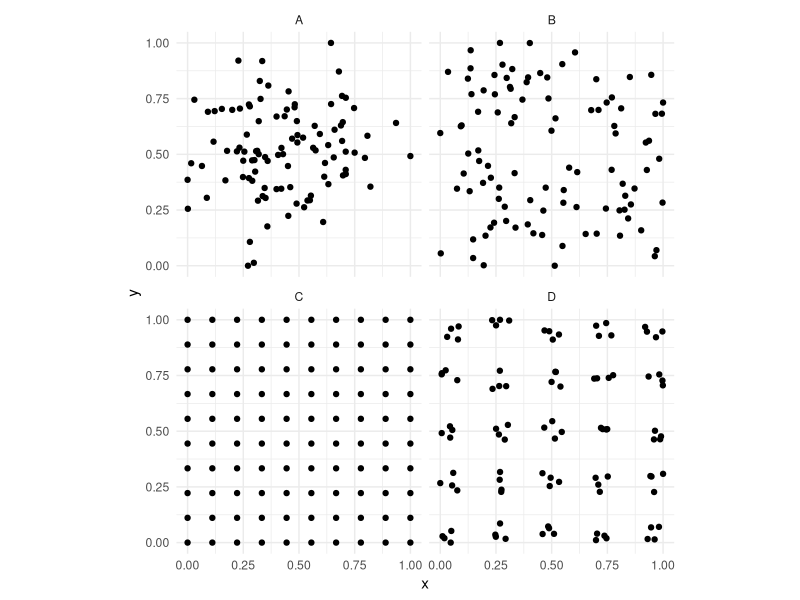
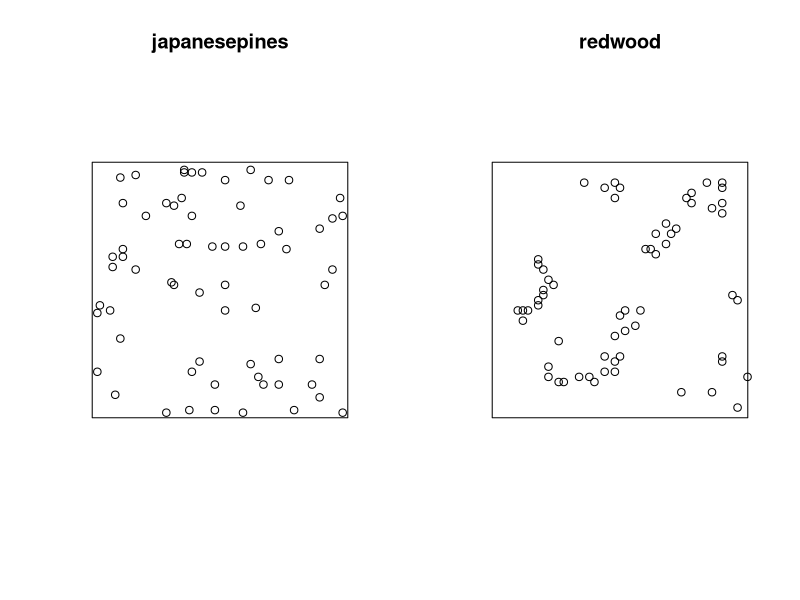
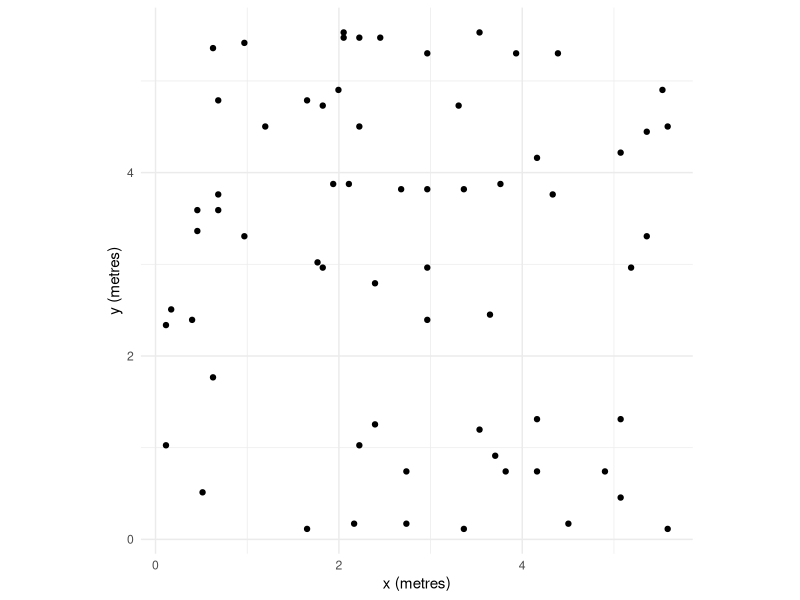
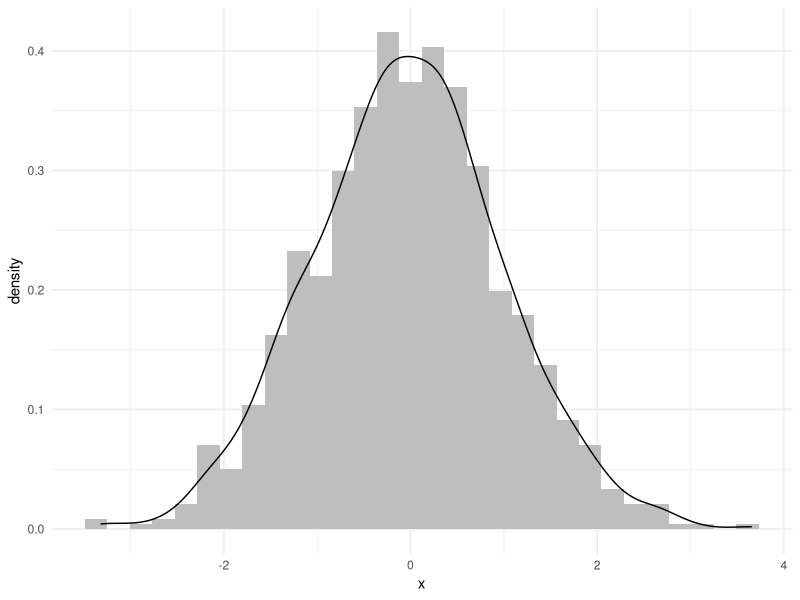
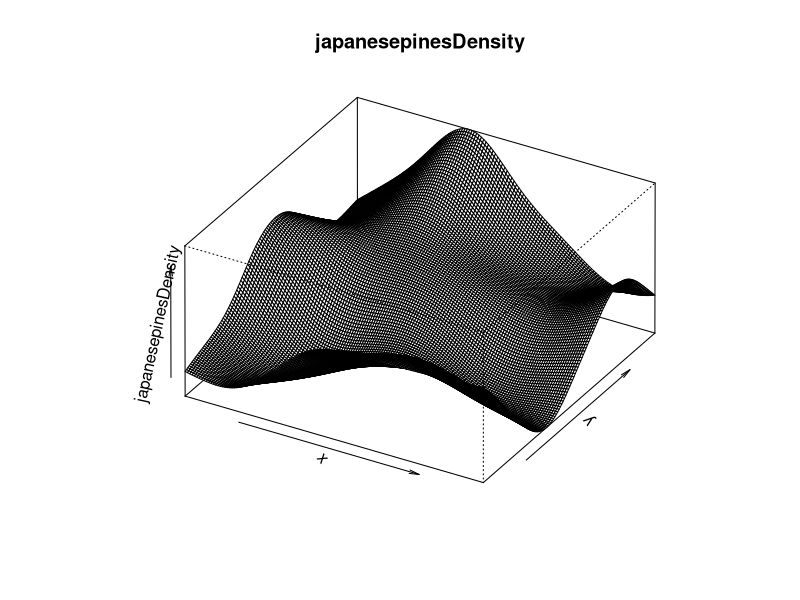
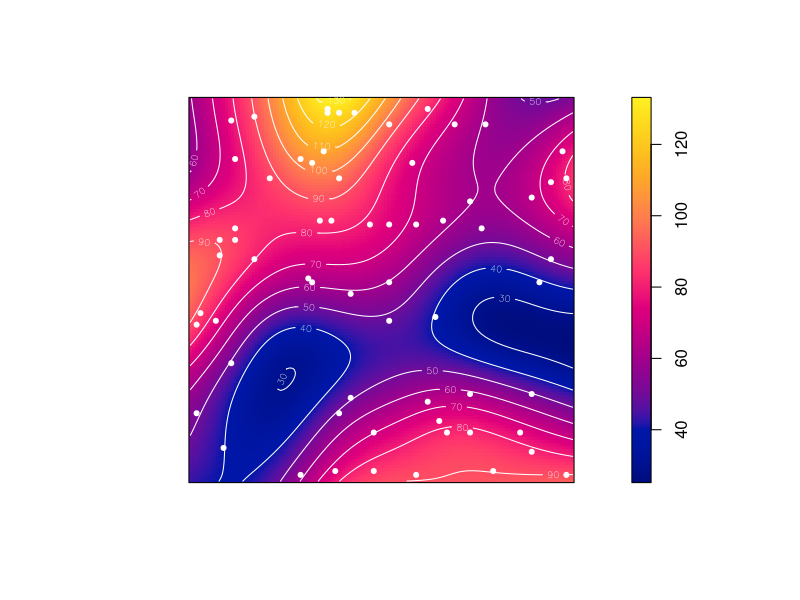
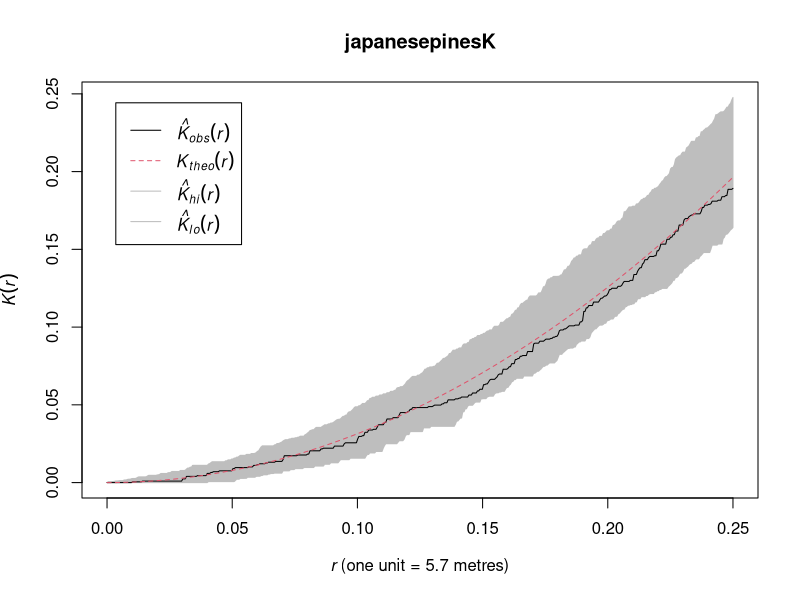
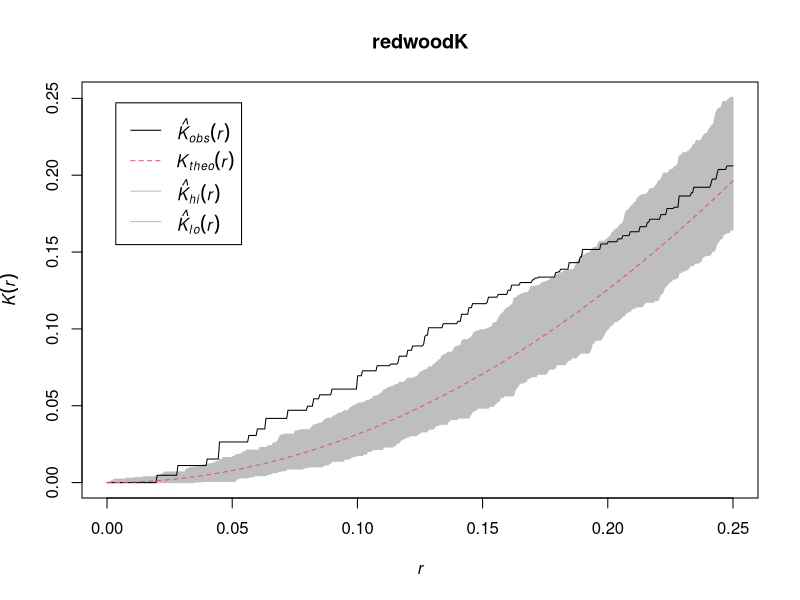

Reproduce these figures in R, in order.
## ---- chunk 1
set.seed(1984)
## ---- chunk 2
library(tidyverse)
library(spatstat)
## ---- chunk 3
#| fig-width: 9
#| fig-height: 6
n <- 100
patternA <- data.frame(x = rnorm(n), y = rnorm(n), id = "A")
patternB <- data.frame(x = runif(n), y = runif(n), id = "B")
patternC <- data.frame(
  expand.grid(
    x = seq(0, 1, length.out = sqrt(n)),
    y = seq(0, 1, length.out = sqrt(n))
  ),
  id = "C"
)

patternD <- data.frame(
  expand.grid(
    x = rep(seq(0, 1, length.out = n / 20), 2),
    y = rep(seq(0, 1, length.out = n / 20), 2)
  ),
  id = "D"
)
patternD$x <- jitter(patternD$x)
patternD$y <- jitter(patternD$y)

simDat <- bind_rows(patternA, patternB, patternC, patternD)

simDat <- simDat %>%
  group_by(id) %>%
  mutate(
    x = scales::rescale(x),
    y = scales::rescale(y)
  )

ggplot(simDat, aes(x = x, y = y)) +
  geom_point() +
  coord_fixed() +
  facet_wrap(~id) +
  theme_minimal()
## ---- chunk 4
data(japanesepines)
data(redwood)

summary(japanesepines)
summary(redwood)

oldPar <- par(no.readonly = TRUE)
par(mfrow = c(1, 2))
plot(japanesepines)
plot(redwood)
par(oldPar)
## ---- chunk 5
tibble(
  x = japanesepines$x * japanesepines$window$units$multiplier,
  y = japanesepines$y * japanesepines$window$units$multiplier
) %>%
  ggplot(mapping = aes(x = x, y = y)) +
  geom_point() +
  labs(
    x = paste("x (",
      japanesepines$window$units$plural,
      ")",
      sep = ""
    ),
    y = paste("y (",
      japanesepines$window$units$plural,
      ")",
      sep = ""
    )
  ) +
  coord_fixed() +
  theme_minimal()
## ---- chunk 6
x <- rnorm(n=1e3)
ggplot() +
  geom_histogram(mapping = aes(x = x, after_stat(density)), fill = "grey") +
  geom_density(mapping = aes(x = x)) +
  theme_minimal()
## ---- chunk 7
japanesepinesDensity <- density(japanesepines)
summary(japanesepinesDensity)
## ---- chunk 8
#| fig-width: 7
#| fig-height: 6
persp(japanesepinesDensity, theta = 30, phi = 30)
## ---- chunk 9
plot(japanesepinesDensity, main = NULL) # omit title
contour(japanesepinesDensity, add = TRUE, col = "white")
points(japanesepines, pch = 20, col = "white")
## ---- chunk 10
japanesepinesK <- envelope(japanesepines, fun = Kest, nsim = 1e3, verbose = FALSE)
## ---- chunk 11
plot(japanesepinesK)
## ---- chunk 12
redwoodK <- envelope(redwood, fun = Kest, nsim = 1e3, verbose = FALSE)
plot(redwoodK)
## ---- chunk 13
plot(envelope(redwood,
  fun = Kest, nsim = 100,
  verbose = FALSE, rmax = 0.5
), main = "")
## ---- chunk 14
redwoodL <- envelope(redwood, fun = Lest, nsim = 1e3, verbose = FALSE)
plot(redwoodL)
## ---- chunk 15
ggplot(redwoodK, mapping = aes(x = r, ymin = lo - pi * r^2, ymax = hi - pi * r^2)) +
  geom_ribbon(fill = "#56B4E9", alpha = 0.3) +
  geom_line(mapping = aes(y = theo - pi * r^2), col = "grey40", linetype = "dashed") +
  geom_line(mapping = aes(y = obs - pi * r^2), col = "#D55E00", linewidth = 0.8) +
  labs(y = expression(K(r) - pi ~ r^2), x = "r") +
  theme_minimal()
## ---- chunk 16
data(longleaf)
summary(longleaf)
plot(longleaf)
## ---- chunk 17
hist(longleaf$marks)
## ---- chunk 18
longleafL <- envelope(longleaf, fun = Lest, nsim = 1e3, verbose = FALSE)
plot(longleafL, main = "All Trees")
## ---- chunk 19
bigTrees <- subset(longleaf, marks > 50)
bigTreesL <- envelope(bigTrees, fun = Lest, nsim = 1e3, verbose = FALSE)
plot(bigTreesL, main = "Big Trees")
## ---- chunk 20
longleafAge <- cut(longleaf,
  breaks = c(0, 30, Inf),
  labels = c("Sapling", "Adult")
)
summary(longleafAge)
plot(longleafAge)
## ---- chunk 21
#| fig-height: 8
adults <- subset(longleafAge, marks == "Adult", drop = TRUE)
adultsL <- envelope(adults, fun = Lest, nsim = 1e3, verbose = FALSE)

saplings <- subset(longleafAge, marks == "Sapling", drop = TRUE)
saplingsL <- envelope(saplings, fun = Lest, nsim = 1e3, verbose = FALSE)


par(mfrow = c(2, 1))
plot(adultsL, main = "Adult")
plot(saplingsL, main = "Sapling")
par(oldPar)
## ---- chunk 22
adultsDensity <- density(adults)
plot(adultsDensity)
points(saplings, pch = 20)
## ---- chunk 23
saplingAdultL <- envelope(longleafAge, "Lcross",
  i = "Sapling", j = "Adult",
  verbose = FALSE
)
plot(saplingAdultL)
## ---- chunk 24
data(sporophores)
summary(sporophores)
plot(sporophores, chars = c(16, 1, 2), cex = 0.6, leg.args = list(cex = 1.1))
points(0, 0, pch = 16, cex = 2)
text(15, 8, "Tree", cex = 0.75)
## ---- chunk 25
# using subset
hebPub <- subset(sporophores,
  marks %in% c("L pubescens", "Hebloma spp"),
  drop = TRUE
)
crossHebPub <- envelope(hebPub, "Lcross", verbose = FALSE)
# or directly in envelope (note i and j arguments)
crossHebPub <- envelope(sporophores, "Lcross", i = "L pubescens", j = "Hebloma spp", verbose = FALSE)
